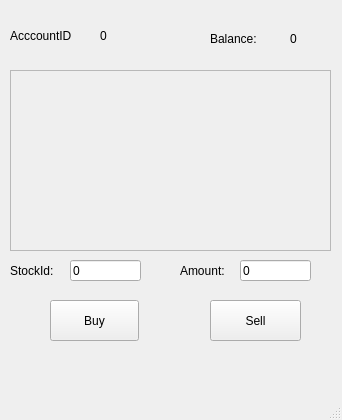
<?xml version="1.0" encoding="UTF-8"?>
<ui version="4.0">
 <class>accountview</class>
 <widget class="QMainWindow" name="accountview">
  <property name="geometry">
   <rect>
    <x>0</x>
    <y>0</y>
    <width>342</width>
    <height>420</height>
   </rect>
  </property>
  <property name="windowTitle">
   <string>MainWindow</string>
  </property>
  <widget class="QWidget" name="centralwidget">
   <widget class="QLabel" name="label">
    <property name="geometry">
     <rect>
      <x>10</x>
      <y>20</y>
      <width>81</width>
      <height>31</height>
     </rect>
    </property>
    <property name="text">
     <string>AcccountID</string>
    </property>
   </widget>
   <widget class="QLabel" name="label_2">
    <property name="geometry">
     <rect>
      <x>210</x>
      <y>30</y>
      <width>67</width>
      <height>17</height>
     </rect>
    </property>
    <property name="text">
     <string>Balance:</string>
    </property>
   </widget>
   <widget class="QScrollArea" name="scrollArea">
    <property name="geometry">
     <rect>
      <x>10</x>
      <y>70</y>
      <width>321</width>
      <height>181</height>
     </rect>
    </property>
    <property name="widgetResizable">
     <bool>true</bool>
    </property>
    <widget class="QWidget" name="scrollAreaWidgetContents">
     <property name="geometry">
      <rect>
       <x>0</x>
       <y>0</y>
       <width>319</width>
       <height>179</height>
      </rect>
     </property>
    </widget>
   </widget>
   <widget class="QPushButton" name="BuyButton">
    <property name="geometry">
     <rect>
      <x>50</x>
      <y>300</y>
      <width>89</width>
      <height>41</height>
     </rect>
    </property>
    <property name="text">
     <string>Buy</string>
    </property>
   </widget>
   <widget class="QPushButton" name="SellButton">
    <property name="geometry">
     <rect>
      <x>210</x>
      <y>300</y>
      <width>91</width>
      <height>41</height>
     </rect>
    </property>
    <property name="text">
     <string>Sell</string>
    </property>
   </widget>
   <widget class="QLineEdit" name="lineEditStockId">
    <property name="geometry">
     <rect>
      <x>70</x>
      <y>260</y>
      <width>71</width>
      <height>21</height>
     </rect>
    </property>
    <property name="text">
     <string>0</string>
    </property>
   </widget>
   <widget class="QLineEdit" name="lineEdidAmount">
    <property name="geometry">
     <rect>
      <x>240</x>
      <y>260</y>
      <width>71</width>
      <height>21</height>
     </rect>
    </property>
    <property name="text">
     <string>0</string>
    </property>
   </widget>
   <widget class="QLabel" name="AccountIdLabel">
    <property name="geometry">
     <rect>
      <x>100</x>
      <y>20</y>
      <width>51</width>
      <height>31</height>
     </rect>
    </property>
    <property name="text">
     <string>0</string>
    </property>
   </widget>
   <widget class="QLabel" name="BalanceLabel">
    <property name="geometry">
     <rect>
      <x>290</x>
      <y>30</y>
      <width>67</width>
      <height>17</height>
     </rect>
    </property>
    <property name="text">
     <string>0</string>
    </property>
   </widget>
   <widget class="QLabel" name="label_3">
    <property name="geometry">
     <rect>
      <x>180</x>
      <y>260</y>
      <width>61</width>
      <height>21</height>
     </rect>
    </property>
    <property name="text">
     <string>Amount:</string>
    </property>
   </widget>
   <widget class="QLabel" name="label_4">
    <property name="geometry">
     <rect>
      <x>10</x>
      <y>260</y>
      <width>61</width>
      <height>21</height>
     </rect>
    </property>
    <property name="text">
     <string>StockId:</string>
    </property>
   </widget>
  </widget>
  <widget class="QMenuBar" name="menubar">
   <property name="geometry">
    <rect>
     <x>0</x>
     <y>0</y>
     <width>342</width>
     <height>22</height>
    </rect>
   </property>
  </widget>
  <widget class="QStatusBar" name="statusbar"/>
 </widget>
 <resources/>
 <connections/>
</ui>
